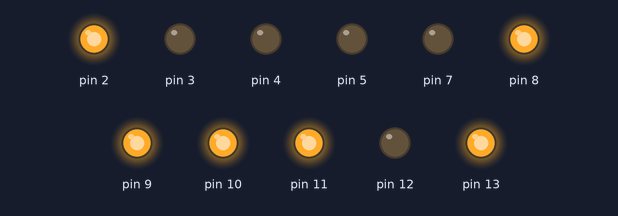
A sketch run on a simulated Arduino Uno, built with avr-gcc and run on an emulated ATmega328P. Shown: output pins drawn as LEDs (lit = HIGH).

Above: at 0.1 s.
At 4.6 s:
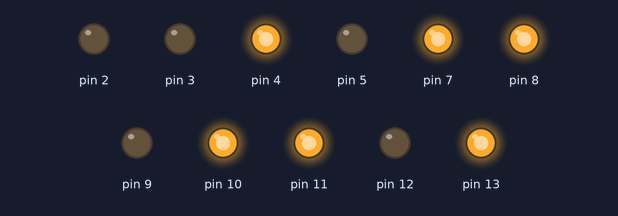
At 9.8 s:
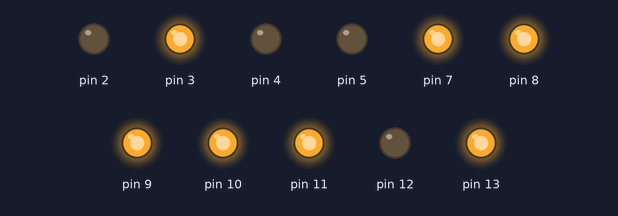
At 19.6 s:
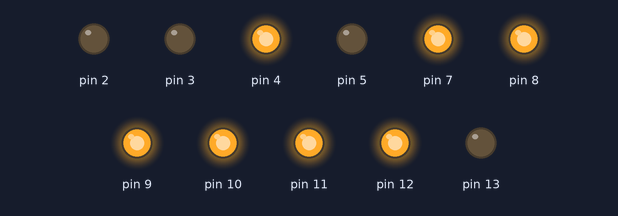
At 29.3 s:
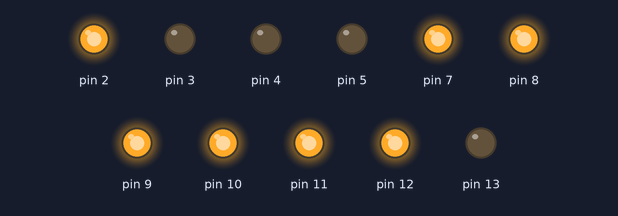
At 39.1 s:
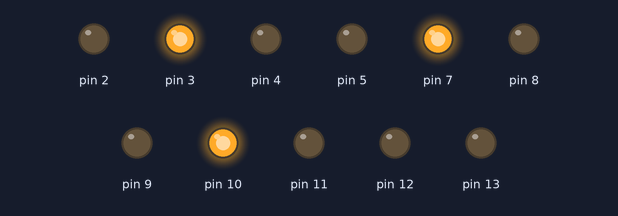
Timing chart, 0 to 40.0 s (numbered marks = the images above):
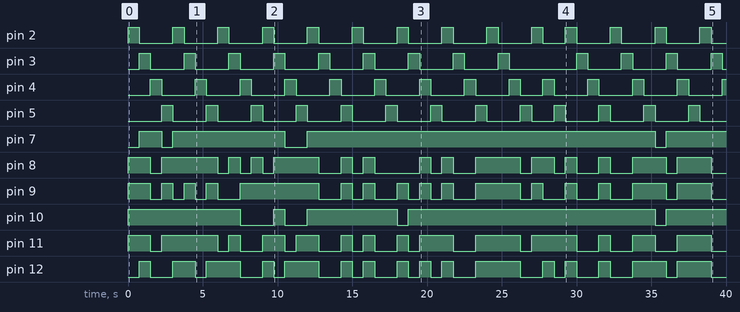

Measured:
- by itself, pin 2: goes 9 × (HIGH 0.75 s, LOW 2.3 s), HIGH 0.75 s, LOW 1.5 s, 3 × (HIGH 0.75 s, LOW 2.3 s), HIGH 0.75 s, then LOW
- by itself, pin 3: goes 8 × (HIGH 0.75 s, LOW 2.3 s), HIGH 0.75 s, LOW 4.5 s, 3 × (HIGH 0.75 s, LOW 2.3 s), HIGH 0.75 s, then LOW
- by itself, pin 4: goes 8 × (HIGH 0.75 s, LOW 2.3 s), HIGH 0.75 s, LOW 1.5 s, 4 × (HIGH 0.75 s, LOW 2.3 s), then HIGH
- by itself, pin 5: goes 8 × (HIGH 0.75 s, LOW 2.3 s), HIGH 0.75 s, LOW 1.5 s, 3 × (HIGH 0.75 s, LOW 2.3 s), HIGH 0.75 s, then LOW
- by itself, pin 7: goes HIGH 1.5 s, LOW 0.75 s, HIGH 7.5 s, LOW 1.5 s, HIGH 23.3 s, LOW 0.75 s, then HIGH
- by itself, pin 8: LOW → HIGH at 0.00 s, → LOW 1.5 s later, → HIGH 0.75 s later, → LOW 3.8 s later, … (30 changes in this stretch)
- by itself, pin 9: LOW → HIGH at 0.00 s, → LOW 1.5 s later, → HIGH 0.75 s later, → LOW 0.75 s later, … (32 changes in this stretch)
- by itself, pin 10: LOW → HIGH at 0.00 s, → LOW 7.5 s later, → HIGH 2.3 s later, → LOW 0.75 s later, … (9 changes in this stretch)

The sketch:

BakiKutuphane.ino
```cpp
#include "BakiKutuphane.h"

BakiKale BakiKale;

void loop() {

  BakiKale.kale_no_binary_asci();
  delay(1000);

}
```

BakiKutuphane.h
```cpp
#ifndef BakiKutuphane_h
#define BakiKutuphane_h
#include "Arduino.h"

class BakiKale
{
  public:
  void sutun_bir();
  void sutun_iki();
  void sutun_uc();
  void sutun_dort();
  void bir();
  void iki();
  void uc();
  void dort();
  void bes();
  void alti();
  void yedi();
  void sekiz();
  void dokuz();
  void sifir();
  void harf_a();
  void harf_b();
  void harf_c();
  void harf_d();
  void harf_e();
  void harf_f();
  void harf_g();
  void harf_h();
  void harf_I();
  void harf_j();
  void harf_k();
  void harf_L();
  void harf_m();
  void harf_n();
  void harf_o();
  void harf_p();
  void harf_r();
  void harf_s();
  void harf_t();
  void harf_u();
  void harf_v();
  void harf_y();
  void harf_z();
  void bisci_a();
  void bisci_b();
  void bisci_c();
  void bisci_d();
  void bisci_e();
  void bisci_f();
  void bisci_g();
  void bisci_h();
  void bisci_i();
  void bisci_j();
  void bisci_k();
  void bisci_l();
  void bisci_m();
  void bisci_n();
  void bisci_o();
  void bisci_p();
  void bisci_r();
  void bisci_s();
  void bisci_t();
  void bisci_u();
  void bisci_v();
  void bisci_y();
  void bisci_z();
  void kale_no_binary_asci();
};
#endif
```

Source omitted: BakiKutuphane.cpp (23593 bytes)
